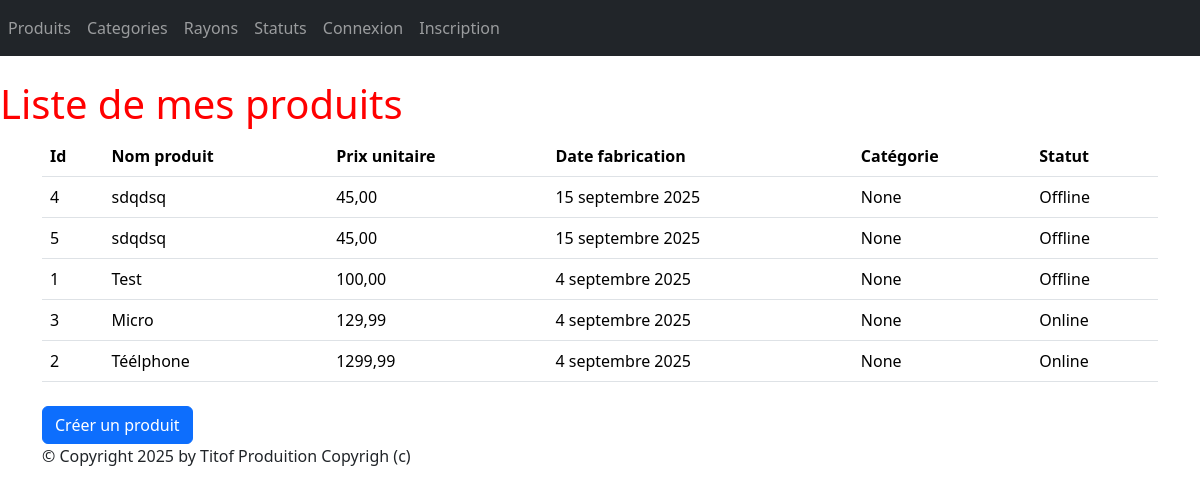
Screenshot of /monApp/produits/ with the database file from the repository.
### monApp/models.py (models this page shows, shortened)
class Produit(models.Model):
    refProd = models.AutoField(primary_key=True)
    intituleProd = models.CharField(max_length=200)
    prixUnitaireProd = models.DecimalField(max_digits=10, decimal_places=2)
    dateFabProd = models.DateField(default=date.today)
    categorie = models.ForeignKey(Categorie, on_delete=models.CASCADE, related_name="produits_categorie", null=True, blank=True)
    status = models.ForeignKey(Statut, on_delete=models.CASCADE, related_name="produits_status",null=True, blank=True)

class Statut(models.Model):
    idStatus = models.AutoField(primary_key=True)
    libelleStatus = models.CharField(max_length=100)
    def __str__(self):
        return self.libelleStatus

### monApp/views.py (the view)
# urls.py: path("produits/",views.ProduitListView.as_view(), name="lst_prdts"),
class ProduitListView(ListView):
    model = Produit
    template_name = "monApp/list_produits.html"
    context_object_name = "produits"
    def get_queryset(self) :
        return Produit.objects.order_by("prixUnitaireProd")
    def get_context_data(self, **kwargs):
        context = super(ProduitListView, self).get_context_data(**kwargs)
        context['titremenu'] = "Liste de mes produits"
        return context

### monApp/templates/monApp/list_produits.html
{% extends 'monApp/base.html' %}
{% block menu %}
<h1>{{titremenu}}</h1>
{% endblock %}
{% block contenu %}
<table class="table">
    <thead>
        <th>Id</th>
        <th>Nom produit</th>
        <th>Prix unitaire</th>
        <th>Date fabrication</th>
        <th>Catégorie</th>
        <th>Statut</th>
    </thead>
    <tbody>
        {% for prdt in produits %}
        <tr onclick="window.location.href='{% url 'dtl_prdt' prdt.refProd %}';" style="cursor:pointer;">
            <td>{{ prdt.refProd }} </td>
            <td>{{ prdt.intituleProd }} </td>
            <td>{{ prdt.prixUnitaireProd }} </td>
            <td>{{ prdt.dateFabProd }} </td>
            <td>{{ prdt.categorie }} </td>
            <td>{{ prdt.status }} </td>
        </tr>
        {% endfor %}
    </tbody>
</table>
<button onclick="window.location.href='{% url 'crt_prdt' %}';" class="btn btn-primary mt-2">Créer un produit</button>
{% endblock %}

### static/styles.css (style rules this page uses)
h1 { color: red; }

### rows the page displays
Produit: refProd "4", intituleProd "sdqdsq", prixUnitaireProd "45,00", dateFabProd "15 septembre 2025", categorie "None", status "Offline"
Produit: refProd "5", intituleProd "sdqdsq", prixUnitaireProd "45,00", dateFabProd "15 septembre 2025", categorie "None", status "Offline"
Produit: refProd "1", intituleProd "Test", prixUnitaireProd "100,00", dateFabProd "4 septembre 2025", categorie "None", status "Offline"
Produit: refProd "3", intituleProd "Micro", prixUnitaireProd "129,99", dateFabProd "4 septembre 2025", categorie "None", status "Online"
Produit: refProd "2", intituleProd "Téélphone", prixUnitaireProd "1299,99", dateFabProd "4 septembre 2025", categorie "None", status "Online"

### other values shown
{{ titremenu }} "Liste de mes produits"
